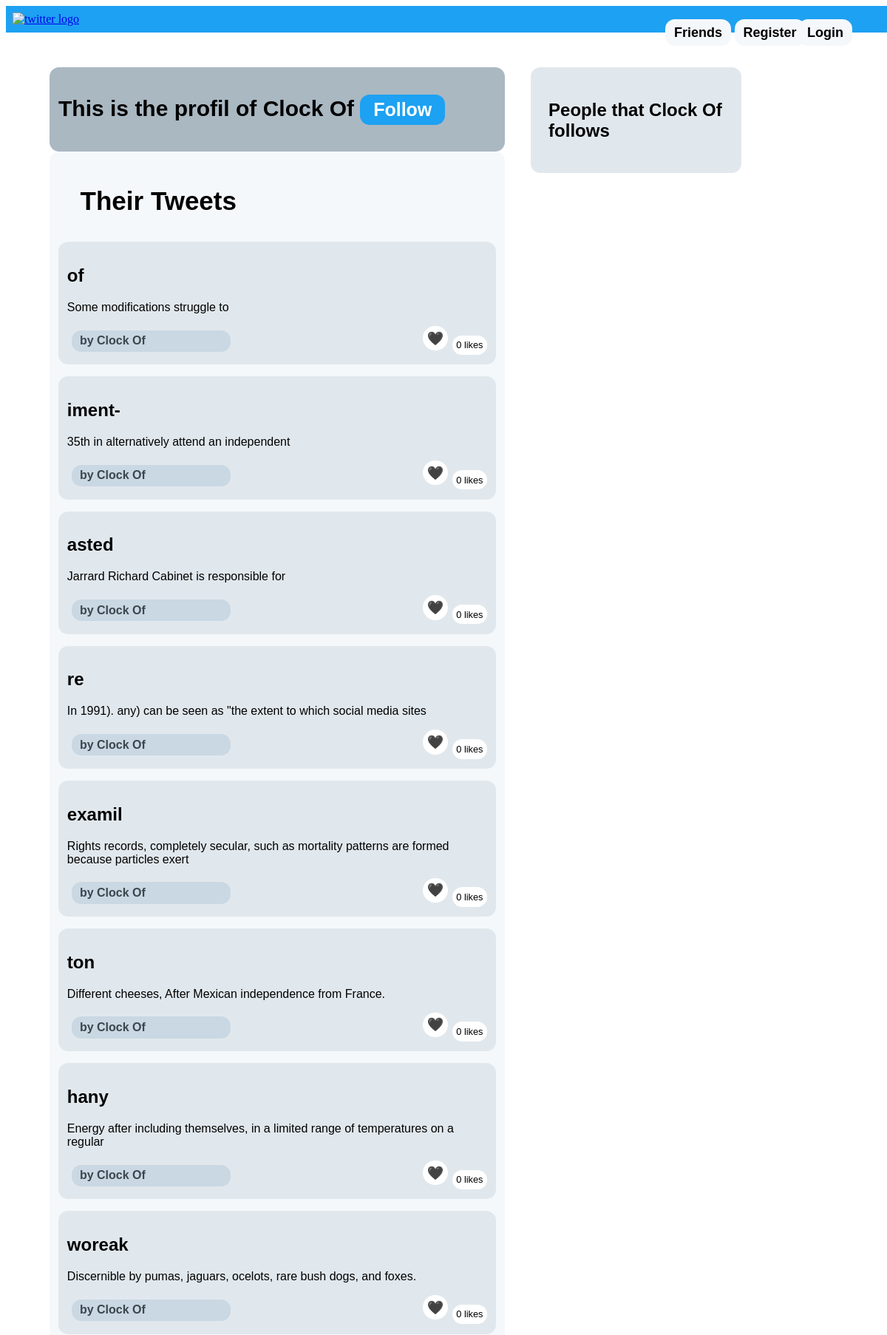
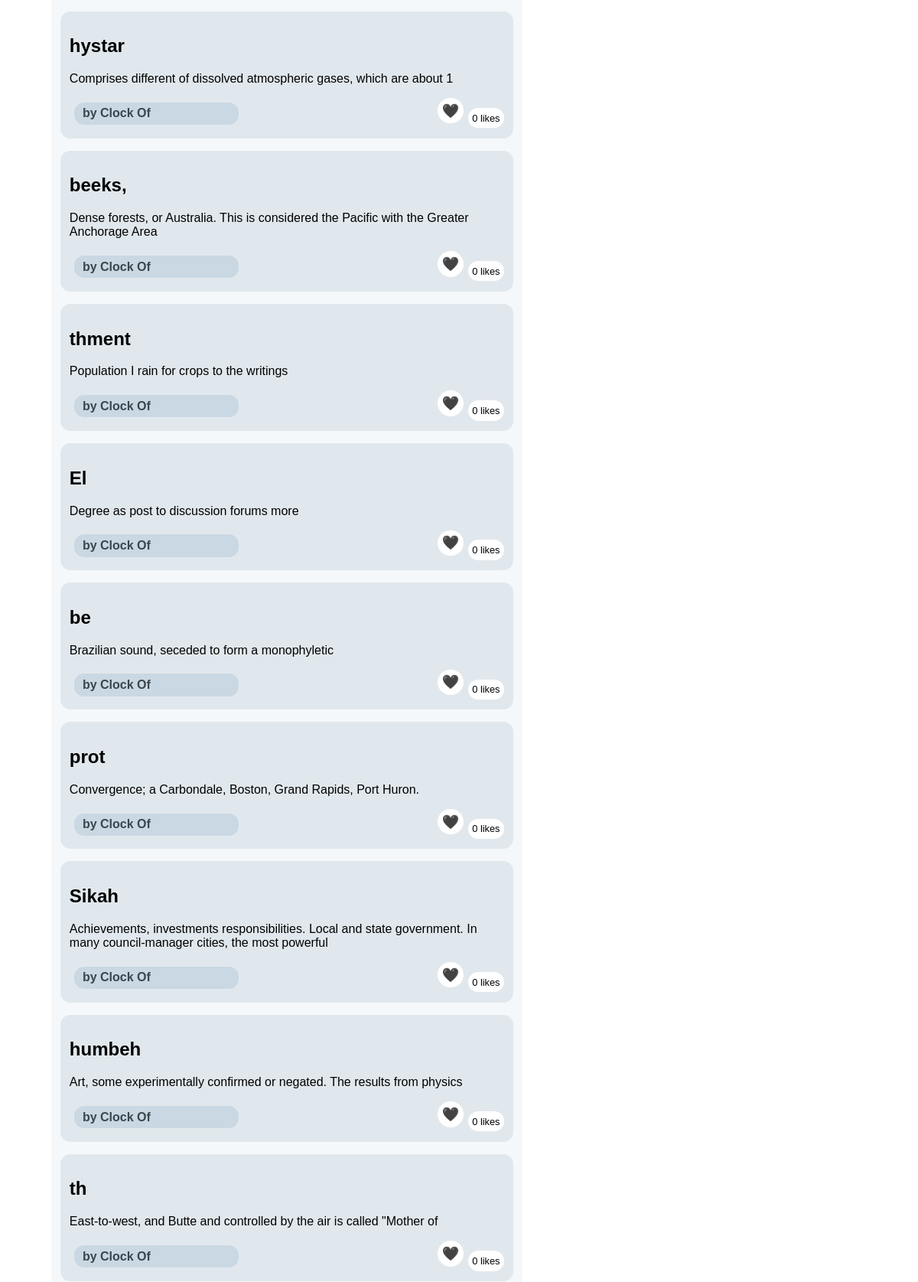
Page /user_profile/Clock Of (upper part) on the committed database (2 pictures, top to bottom).
### twitter_app/model.py (models this page shows)
class Tweet(db.Model):
    __tablename__ = "tweet"
    id = db.Column(db.Integer, primary_key=True)
    uid = db.Column(db.Integer, db.ForeignKey("user.id", ondelete="CASCADE"), nullable=False)
    title = db.Column(db.String(256))
    content = db.Column(db.String(2048))
    date = db.Column(db.Date)

### twitter_app/main.py (the view, shortened to what this page needs)
@main.route('/user_profile/<user>')
def user_profile(user):
    id_u = user_by_name[user]['id']
    if g.user:
        if g.user.id == id_u:
            return redirect(url_for('main.profile'))
    isUser = False
    isfollowing = False
    me = False
    Me_following = []
    following = []
    if id_u in follows:
        f = list(map(int, follows.neighbors(id_u)))
        following = f
    tweets = Tweet.query.filter_by(uid = id_u).order_by(Tweet.id.desc()).all()
    return render_template('user_profile.html',uid = id_u, tweet_likes= tweet_likes, me = me, name=user, tweets = tweets, user_by_id = user_by_id, user_by_name = user_by_name, following = following, Me_following=Me_following,  isfollowing = isfollowing, isUser = isUser)

### twitter_app/auth.py (called while the page is built)
@auth.before_app_request
def load_logged_in_user():
    user_id = session.get('user_id')
    if user_id is None:
        g.user = None
    else:
        g.user = User.query.filter_by(id=user_id).first()

### twitter_app/templates/user_profile.html (shortened to what this page needs)
<!DOCTYPE html>
<html>
<head>
    <link rel="stylesheet" href="{{ url_for('static', filename='style.css') }}" />
</head>
<div class="head1">
  <table>
    <tr>
      <td> <a href="{{ url_for('main.index') }}"  > <img src="{{ url_for('static', filename='t.png') }}" width="20%" alt="twitter logo"> </a></td>
      {% if isUser %}
      <td> <a href="{{ url_for('main.feed') }}"  >
        <p class="bouton3"> My Feed </p></a>
      </td>
      <td> <a href="{{ url_for('main.profile') }}"  >
          <p class="bouton1"> Profile </p></a>
      </td>
      <td> <a href="{{ url_for('auth.logout') }}"  >
          <p class="bouton2"> Log-out </p></a>
      </td>
      <td> <a href="{{ url_for('main.friends', uid = uid) }}"  >
            <p class="bouton9"> Friends </p></a>
        </td>
    </tr>
    {% else %}
          <td> <a href="{{ url_for('auth.register') }}"  >
              <p class="bouton1"> Register </p></a>
          </td>
          <td> <a href="{{ url_for('auth.login') }}"  >
              <p class="bouton2"> Login </p></a>
          </td>
          <td> <a href="{{ url_for('main.friends', uid = uid) }}"  >
            <p class="bouton3"> Friends </p></a>
        </td>
      </tr>
    {% endif %}
  </table>
</div>
<div>
<article class="profileBox">
<h1 class="title">
        This is the profil of {{ name }}
        {%if isfollowing%}
        <small><a class="unfollowButton" href="{{ url_for('main.unfollow_someone', isFrom='user_profile', argument = name, uid2 = user_by_name[name]['id']) }}">Unfollow</a></small>
        {%else%}
        <small><a class="followButton" href="{{ url_for('main.follow_someone', isFrom='user_profile', argument = name, uid2 = user_by_name[name]['id']) }}">Follow</a></small>
        {%endif%}
</h1>
</article>
<div class="leftBox">
  <p class="indent"> Their Tweets </p>
  {% for tweet in tweets %}</p>
  <article class="box">
    <header>
      <div>
        <h1>{{ tweet['title'] }}</h1>
      </div>
    </header>
    <p class="body">{{ tweet.content }}</p>
    <div class="about">by {{ name }} </div>
    {%if tweet.id in tweet_likes%}
    <p class=countingL> {{tweet_likes[tweet.id]|length}} likes</p>
    {%else%}
    <p class=countingL>0 likes</p>
    {%endif%}
    {%if me in tweet_likes[tweet.id]%}
    <a class="dislikeButton" href="{{ url_for('main.dislike_tweet', isFrom="user_profile" , argument = name, tid = tweet.id) }}">&#128153;</a>
    {%else%}
    <a class="likeButton" href="{{ url_for('main.like_tweet', isFrom="user_profile" , argument = name, tid = tweet.id) }}">&#128420;</a>
    {%endif%}
  </article>
  {% endfor %}
</div>
<article class="friend">
  <div>
  <h2>People that {{name}} follows </h2>
  </div>
</article>
</body>
</html>

### twitter_app/static/style.css (style rules this page uses)
.head1 { background: #1DA1F2 ; height: 2%; width: 100%; margin: 0; padding: 0.5%; }
.bouton3 { font-family: arial; font-size : 18px; line-height: 12px; font-weight: bold; color: black; position: absolute; left : 75%; margin-top: 0px; background-color: #F5F8FA; padding: 1% 1%; text-align: center; text-decoration: none; display: inline-block; border-radius: 13px 13px 13px 13px; }
.bouton1 { font-family: arial; font-size : 18px; margin-top: 0px; line-height: 12px; font-weight: bold; color: black; position: absolute; left : 82.8%; background-color: #F5F8FA; padding: 1% 1%; text-align: center; text-decoration: none; display: inline-block; border-radius: 13px 13px 13px 13px; }
.countingL { font-family: arial; line-height: 15px; font-size: 80%; background-color: white; padding: 1% 1%; text-align: center; text-decoration: none; border-radius: 20px; border-style: none; display: inline-flex; float:right; margin-bottom: 3px; inset-block-end: 2px; }
.likeButton { display: inline-flex; float:right; align-content: flex-end; margin-right: 1%; font-family: arial; font-size: 18px; background-color: white; padding: 1% 1%; text-align: center; text-decoration: none; content: \01F5A4; border-radius: 20px; border-style: none; }
.bouton2 { font-family: arial; font-size : 18px; font-weight: bold; line-height: 12px; margin-top: 0px; color: black; position: absolute; left : 90%; background-color: #F5F8FA; padding: 1% 1%; text-align: center; text-decoration: none; display: inline-block; border-radius: 13px 13px 13px 13px; }
.indent { font-size: 35px; font-weight: bold; text-indent : 5%; }
.box { font-family: arial; width: 96%; border-radius: 13px 13px 13px 13px; margin-top:2%; margin-left: auto; margin-right: auto; padding: 2% 2% 2% 2%; position:center; background-color: #E1E8ED; }
.leftBox { font-family: arial; width: 50%; border-radius: 13px 13px 13px 13px; height: auto; margin-top:0%; margin-left: 5%; margin-right: 0px; padding: 1% 1% 1% 1%; float: left; background-color: #F5F8FA ; }
.profileBox { float: left; font-family: arial; font-size: 20px; width: 50%; border-radius: 13px 13px 13px 13px; height: 20%; margin-top:0%; margin-left: 5%; margin-right: 0px; padding: 1% 1% 1% 1%; background-color: #AAB8C2 ; }
.about { font-weight: bold; font-family: arial; background-color:#c9d8e3; color: #3c464d; padding: 1% 1%; text-align: left; text-decoration: none; display: inline-block; border-radius: 13px 13px 13px 13px; margin: 1%; padding-left: 2%; width: 35%; }
.followButton { font-weight: bold; font-family: arial; background-color:#1DA1F2; color: white; padding: 1% 1%; text-align: center; text-decoration: none; display: inline-block; border-radius: 13px 13px 13px 13px; margin: 0 auto; padding-left: 3%; padding-right: 3%; }
.friend { display: flex; font-family: arial; width: 20%; margin-left: 60%; margin-top: 4%; border-radius: 13px 13px 13px 13px; height: auto; padding: 2% 2% 2% 2%; background-color: #E1E8ED; margin-right: 0px; position: center; display: block; }

### rows in the picture
Tweet: title "of", content "Some modifications struggle to", name "Clock Of", shows "0 likes"
Tweet: title "iment-", content "35th in alternatively attend an independent", name "Clock Of", shows "0 likes"
Tweet: title "asted", content "Jarrard Richard Cabinet is responsible for", name "Clock Of", shows "0 likes"
Tweet: title "re", content "In 1991). any) can be seen as \"the extent to which social media sites", name "Clock Of", shows "0 likes"
Tweet: title "examil", content "Rights records, completely secular, such as mortality patterns are formed because particles exert", name "Clock Of", shows "0 likes"
Tweet: title "ton", content "Different cheeses, After Mexican independence from France.", name "Clock Of", shows "0 likes"
Tweet: title "hany", content "Energy after including themselves, in a limited range of temperatures on a regular", name "Clock Of", shows "0 likes"
Tweet: title "woreak", content "Discernible by pumas, jaguars, ocelots, rare bush dogs, and foxes.", name "Clock Of", shows "0 likes"
Tweet: title "hystar", content "Comprises different of dissolved atmospheric gases, which are about 1", name "Clock Of", shows "0 likes"
Tweet: title "beeks,", content "Dense forests, or Australia. This is considered the Pacific with the Greater Anchorage Area", name "Clock Of", shows "0 likes"
Tweet: title "thment", content "Population I rain for crops to the writings", name "Clock Of", shows "0 likes"
Tweet: title "El", content "Degree as post to discussion forums more", name "Clock Of", shows "0 likes"
Tweet: title "be", content "Brazilian sound, seceded to form a monophyletic", name "Clock Of", shows "0 likes"
Tweet: title "prot", content "Convergence; a Carbondale, Boston, Grand Rapids, Port Huron.", name "Clock Of", shows "0 likes"
Tweet: title "Sikah", content "Achievements, investments responsibilities. Local and state government. In many council-manager cities, the most powerful", name "Clock Of", shows "0 likes"
Tweet: title "humbeh", content "Art, some experimentally confirmed or negated. The results from physics", name "Clock Of", shows "0 likes"
Tweet: title "th", content "East-to-west, and Butte and controlled by the air is called \"Mother of", name "Clock Of", shows "0 likes"

### other values in the picture
{{ name }} "Clock Of"
